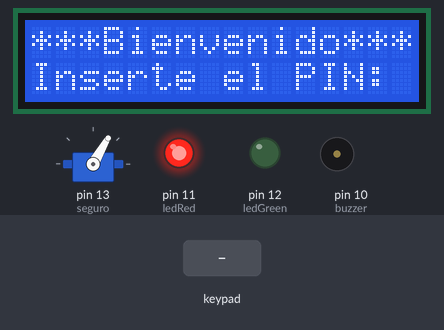
A sketch run on a simulated Arduino Uno, built with avr-gcc and run on an emulated ATmega328P. Parts: servo, 16×2 character LCD, output pins drawn as LEDs (lit = HIGH), buzzer (waves = sounding). The inputs (shaded band) are chosen by the test bench. What the sketch prints to the serial monitor is not drawn.

Above: at 1.2 s.
1.3 s: keypad keys 2 5 0 8 2 pressed 0.4 s apart
At 1.81 s:
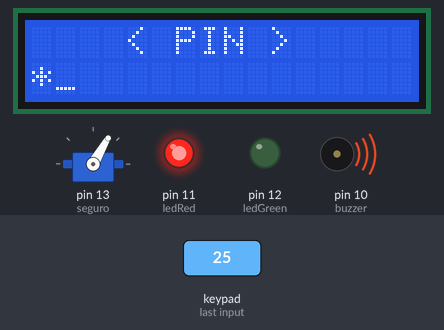
At 5.3 s:
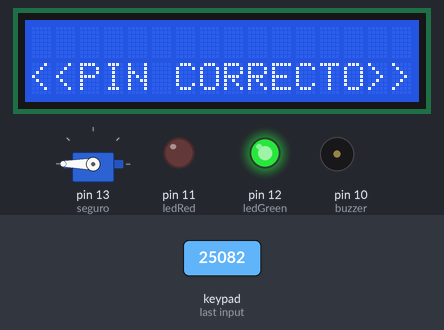
Timing chart, 0 to 15.9 s (numbered marks = the images above; inputs shaded):
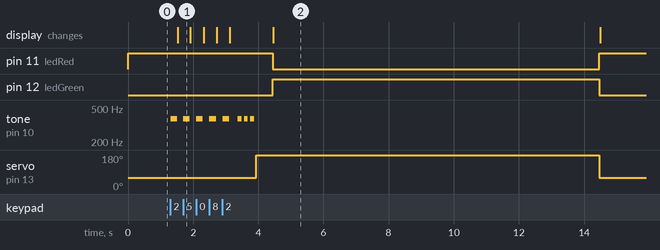

The sketch:

Arduino_Keypad_Password_con_LCD_Final.ino
```cpp
#include <Wire.h>
#include <Password.h> //Incluimos la libreria Password
#include <Keypad.h> //Incluimos la libreria Keypad
#include <LiquidCrystal_I2C.h>  //Incluimos la libreria LiquidCrystal_I2V
#include <Servo.h> //Incluimos la libreria Servo

#define I2C_ADDR    0x3F //Declaramos el formato para el Display
LiquidCrystal_I2C   lcd(I2C_ADDR,2, 1, 0, 4, 5, 6, 7);

//Definimos los grados en los que se va a posicionar el Servomotor
#define cerrar 60
#define abrir 180

//Creamos un objeto servo que va a servir para el desbloqueo de la compuerta
Servo seguro;

Password password = Password("25082");  //Definimos el Password
int dlugosc = 5;                        //Largo del Password

//Creamos las Variables de salida
int buzzer = 10;
int ledRed = 11;
int ledGreen = 12;
int LCD_Luz = 1;

int ilosc; //Numero de Clicks

const byte ROWS = 4; // Cuatro Filas
const byte COLS = 4; // Cuatro Columnas

// Definimos el Keymap
char keys[ROWS][COLS] = {
  {'1','2','3','A'},
  {'4','5','6','B'},
  {'7','8','9','C'},
  {'*','0','#','D'}
};

byte rowPins[ROWS] = { 9,8,7,6 };// Conectar los keypads ROW1, ROW2, ROW3 y ROW4 a esos Pines de Arduino.
byte colPins[COLS] = { 5,4,3,2 };// Conectar los keypads COL1, COL2, COL3 y COL4 a esos Pines de Arduino.

Keypad keypad = Keypad( makeKeymap(keys), rowPins, colPins, ROWS, COLS );

void setup()
{
  Serial.begin(9600);
  keypad.addEventListener(keypadEvent);
  pinMode(ledRed, OUTPUT);
  pinMode(ledGreen, OUTPUT);
  pinMode(buzzer, OUTPUT);
  seguro.attach(13);
  seguro.write(cerrar);

  digitalWrite(ledRed, HIGH);
  digitalWrite(ledGreen, LOW);

  lcd.begin(16, 2);
  lcd.setBacklightPin(3,POSITIVE);
  lcd.setBacklight(HIGH);
  lcd.setCursor(0,0);
  lcd.print("***Bienvenido***");
  lcd.setCursor(0,1);
  lcd.print("Inserte el PIN:");
}

void loop()
{
  keypad.getKey();
}
void keypadEvent(KeypadEvent eKey)
{
  switch (keypad.getState())
  {
    case PRESSED:

int i;
for( i = 1; i <= 1; i++ )
{
  tone(buzzer,375);  // tono de pulsacion
  delay(200);
  noTone(buzzer);
  /*
  digitalWrite(buzzer, HIGH);
  delay(200);
  digitalWrite(buzzer, LOW);
  delay(100);
  */
}

Serial.print("Pressed: ");
Serial.println(eKey);

switch (eKey)
{
case '#':
if(LCD_Luz%2==0){
  lcd.setBacklight(LOW);
  LCD_Luz += 1;
  }
break;
/*
case '*':
break;
*/
ilosc = 0;
    password.reset();

    Serial.println("Reset");

    digitalWrite(ledGreen, LOW);
    digitalWrite(ledRed, HIGH);

    lcd.clear();
    lcd.setCursor(0,0);
    lcd.print("***Bienvenido***");
    lcd.setCursor(0,1);
    lcd.print("Inserte el PIN:");
break;

default:
ilosc=ilosc+1;
password.append(eKey);
}
//Serial.println(ilosc);

if(ilosc == 1)
{
lcd.clear();
lcd.setCursor(1,0);
lcd.print("   < PIN >");
lcd.setCursor(0,1);
lcd.print("*_");
}
if(ilosc == 2)
{
lcd.clear();
lcd.setCursor(1,0);
lcd.print("   < PIN >");
lcd.setCursor(0,1);
lcd.print("**_");
}
if(ilosc == 3)
{
lcd.clear();
lcd.setCursor(1,0);
lcd.print("   < PIN >");
lcd.setCursor(0,1);
lcd.print("***_");
}
if(ilosc == 4)
{
lcd.clear();
lcd.setCursor(1,0);
lcd.print("   < PIN >");
lcd.setCursor(0,1);
lcd.print("****_");
}
if(ilosc == 5)
{
lcd.clear();
lcd.setCursor(1,0);
lcd.print("   < PIN >");
lcd.setCursor(0,1);
lcd.print("*****_");
}
if(ilosc == 6)
{
lcd.clear();
lcd.setCursor(1,0);
lcd.print("   < PIN >");
lcd.setCursor(0,1);
lcd.print("******_");
}
if(ilosc == 7)
{
lcd.clear();
lcd.setCursor(1,0);
lcd.print("   < PIN >");
lcd.setCursor(0,1);
lcd.print("*******_");
}
if(ilosc == 8)
{
lcd.clear();
lcd.setCursor(1,0);
lcd.print("   < PIN >");
lcd.setCursor(0,1);
lcd.print("********");
}

if(ilosc == dlugosc)
{
delay(250);
checkPassword();
ilosc = 0;
}
}
}

void checkPassword()
{
  if (password.evaluate())
  {
int i;
for( i = 1; i <= 3; i++ )
{
  tone(buzzer,375);
  delay(120);
  noTone(buzzer);
  delay(70);
  /*
  digitalWrite(buzzer, HIGH);
  delay(120);
  digitalWrite(buzzer, LOW);
  delay(70);
  */
}
    ilosc = 0;
    password.reset();

    Serial.println("Correcto");
    seguro.write(abrir);
    delay(500);

    digitalWrite(ledRed, LOW);
    digitalWrite(ledGreen, HIGH);

    lcd.clear();
    lcd.setCursor(0,1);
    lcd.print("<<PIN CORRECTO>>");

    delay(10000);
    digitalWrite(ledGreen, LOW);
    digitalWrite(ledRed, HIGH);
    seguro.write(cerrar);

    lcd.clear();
    lcd.setCursor(0,0);
    lcd.print("***Bienvenido***");
    lcd.setCursor(0,1);
    lcd.print("Inserte el PIN:");

  }
  else
  {
int i;
for( i = 1; i <= 1; i++ )
{
  tone(buzzer,375);
  delay(300);
  noTone(buzzer);
  delay(100);
  /*
  digitalWrite(buzzer, HIGH);
  delay(300);
  digitalWrite(buzzer, LOW);
  delay(100);
  */
}
    ilosc = 0;
    password.reset();

    Serial.println("Error");

    digitalWrite(ledGreen, LOW);
    digitalWrite(ledRed, HIGH);

    lcd.clear();
    lcd.setCursor(0,1);
    lcd.print("<<PIN ERRONEO>>");
    delay(2000);

    lcd.clear();
    lcd.setCursor(0,0);
    lcd.print("***Bienvenido***");
    lcd.setCursor(0,1);
    lcd.print("Inserte el PIN:");
  }
}
```

Measured:
- after the input at 1.3 s, pin 11 (ledRed): HIGH → LOW after 3.1 s, → HIGH 10.0 s later; pin 12 (ledGreen): LOW → HIGH after 3.1 s, → LOW 10.0 s later
